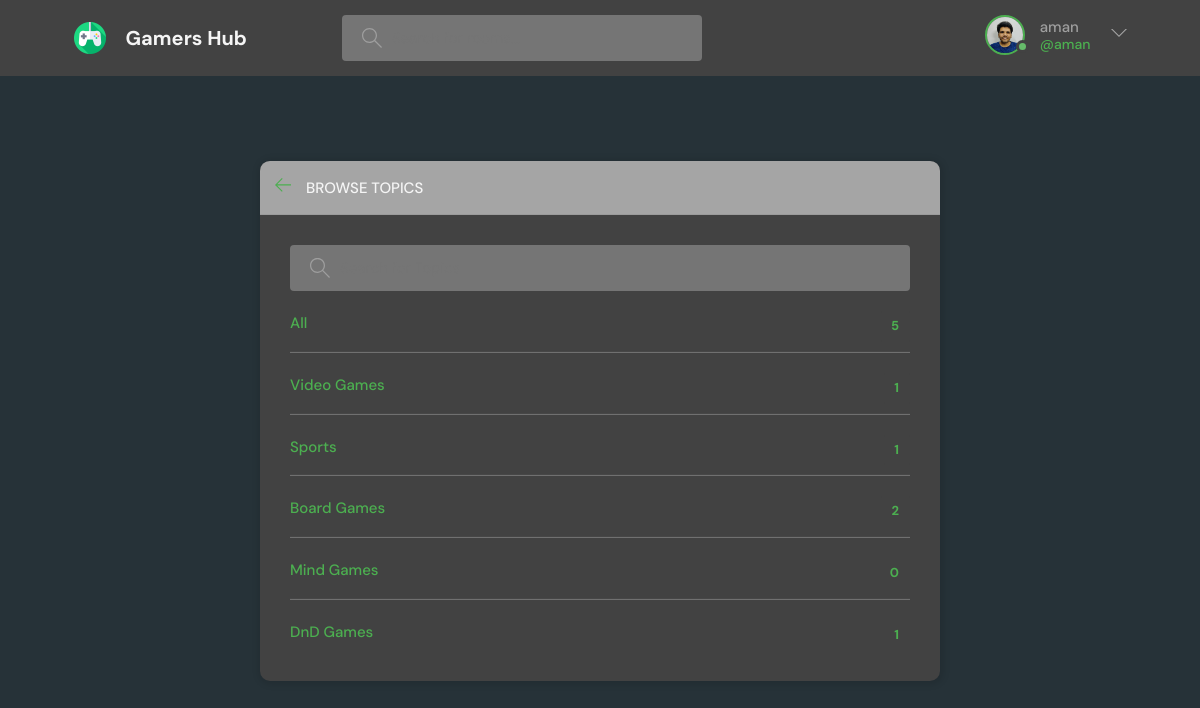
/topics/ (signed in), run on the app's committed database.
### base/models.py (models this page shows, shortened)
class User(AbstractUser):
    name = models.CharField(max_length=200, null=True)
    email = models.EmailField(null=True, unique=True)
    bio = models.TextField(null=True)
    avatar = models.ImageField(null=True, default="avatar.svg")
    USERNAME_FIELD = 'email'
    REQUIRED_FIELDS = []

class Topic(models.Model):
    name = models.CharField(max_length=200)

### base/views.py (the view)
# urls.py: path('topics/', views.topicsPage, name="topics_name"),
def topicsPage(request):
    query = request.GET.get('query')
    topics=Topic.objects.filter()
    rooms=Room.objects.filter()
    if query:
        topics=Topic.objects.filter(
            Q(name__icontains=query) |
            Q(description__icontains=query))
    topics=Topic.objects.all()
    context={'rooms_count':rooms.count(), 'topics':topics}
    return render(request, 'base/topics.html', context)

### base/templates/base/topics.html (shortened to what this page needs)
{% extends 'main.html' %}
{% block content %}
<main class="create-room layout">
  <div class="container">
    <div class="layout__box">
      <div class="layout__boxHeader">
        <div class="layout__boxTitle">
          <a href="{% url 'home_name' %}">
            <svg version="1.1" xmlns="http://www.w3.org/2000/svg" width="32" height="32" viewBox="0 0 32 32">
              <title>arrow-left</title>
              <path
                d="M13.723 2.286l-13.723 13.714 13.719 13.714 1.616-1.611-10.96-10.96h27.625v-2.286h-27.625l10.965-10.965-1.616-1.607z"
              ></path>
            </svg>
          </a>
          <h3 style="margin-right: auto;">Browse Topics </h3>
        </div>
      </div>
      <div class="topics-page layout__body">
        <form class="header__search">
          <label>
            <input name="query" action="" method="GET" placeholder="Search for Topics" />
          </label>
        </form>
        <ul class="topics__list">
          <li>
            <a href="/" class="active">All <span>{{rooms_count}}</span></a>
          </li>
          {% for topic in topics %}
          <li>
            <a href="{% url 'home_name' %}?query={{topic.name}}" class="active">{{topic.name}}<span>{{topic.room_set.all.count}}</span></a>
          </li>
          {% endfor %}
        </ul>
      </div>
    </div>
  </div>
</main>
{% endblock content %}

### templates/navbar.html (shortened to what this page needs)
{% load static %}
<header class="header header--loggedIn">
  <div class="container">
    <a href="{% url 'home_name' %}" class="header__logo">
      <img src="{% static 'images/logo.png' %}" />
      <h1>Gamers Hub</h1>
    </a>
    <form class="header__search" action="{% url 'home_name' %}" method="GET">
      <label>
        <input type="text" name="query" placeholder="Search for rooms..." />
      </label>
    </form>
    <nav class="header__menu">
      {% if request.user.is_authenticated %}
        <div class="header__user">
          <a href="{% url 'userProfile_name' user.username %}">
            <div class="avatar avatar--medium active">
              <img src="{{request.user.avatar.url}}" />
            </div>
            <p>{{request.user.username}} <span>@{{request.user.username}}</span></p>
          </a>
          <button class="dropdown-button">
            <svg version="1.1" xmlns="http://www.w3.org/2000/svg" width="32" height="32" viewBox="0 0 32 32">
              <title>chevron-down</title>
              <path d="M16 21l-13-13h-3l16 16 16-16h-3l-13 13z"></path>
            </svg>
          </button>
        </div>
      {% else %}
        <a href="{% url 'login_name' %}">
          <img src="{% static 'images/avatar.svg' %}" />
          <p>Login</p>
        </a>
      {% endif %}
    </nav>
  </div>
</header>

### static/styles/style.css (style rules this page uses)
:root { --color-main: #4caf50; --color-main-light: #c8e6c9; --color-dark: #424242; --color-dark-medium: #757575; --color-dark-light: #a5a5a5; --color-light: #f5f5f5; --color-gray: #9e9e9e; --color-light-gray: #bdbdbd; --color-bg: #263238; --color-success: #66bb6a; --color-error: #ef5350; }
* { font-family: "DM Sans", -apple-system, BlinkMacSystemFont, "Segoe UI", Roboto, Oxygen, Ubuntu, Cantarell, "Open Sans", "Helvetica Neue", sans-serif; margin: 0; padding: 0; box-sizing: border-box; text-rendering: optimizeLegibility; font-size: inherit; }
html { font-size: 56.25%; }
@media only screen and (min-width: 1200px) { html { font-size: 62.5%; } }
body { line-height: 1.6; font-weight: 400; font-size: 1.5rem; color: var(--color-light-gray); background-color: var(--color-bg); min-height: 100vh; }
img { width: 100%; }
a { display: inline-block; color: var(--color-main); text-decoration: none; }
.container { max-width: 120rem; width: 90%; margin: auto; }
.avatar { position: relative; display: inline-block; border-radius: 50%; border: 2px solid var(--color-main); }
.avatar img { display: block; border-radius: 50%; object-fit: cover; object-position: center; }
.avatar::after { content: ""; display: block; position: absolute; background-color: var(--color-gray); z-index: 111; border-radius: 50%; border: 0.3rem solid var(--color-dark); }
.avatar.active::after { background-color: var(--color-success); }
.avatar.avatar--medium img { width: 3.6rem; height: 3.6rem; border-radius: 50%; }
.avatar.avatar--medium:after { width: 0.7rem; height: 0.7rem; bottom: 0px; right: -6px; }
.header { padding: 1.5rem; background-color: var(--color-dark); }
.header > .container { display: flex; gap: 9.5rem; }
.header__logo, .header__user { display: flex; gap: 2rem; align-items: center; }
.header__logo > img { height: 3.2rem; width: 3.2rem; }
.header__logo > h1 { font-weight: 700; font-size: 2rem; color: var(--color-light); }
.header__search > label { background-color: var(--color-dark-medium); padding: 1.3rem 1rem; display: flex; align-items: center; gap: 1rem; border-radius: 4px; }
.header__search svg { fill: var(--color-gray); width: 2rem; height: 2rem; margin-left: 1rem; }
.header__search input { width: 30rem; background: transparent; border: none; outline: none; color: var(--color-light); }
.header__menu { margin-left: auto; position: relative; }
.header__menu a { display: flex; gap: 1.5rem; align-items: center; font-weight: 500; text-decoration: none; color: var(--color-gray); }
.header__menu img { height: 3.6rem; }
.header__menu p { line-height: 1.2; }
.header__menu span { color: var(--color-main); font-weight: 500; font-size: 1.4rem; display: block; }
.header__menu svg { width: 1.6rem; height: 1.6rem; fill: var(--color-dark-light); }
.dropdown-button { background: transparent; border: 0; outline: 0; cursor: pointer; }
.layout { margin-top: 2.4rem; }
.layout > .container { display: flex; justify-content: space-between; align-items: flex-start; }
.layout__box { width: 90%; max-width: 48rem; min-height: 40rem; position: absolute; top: 50%; left: 50%; transform: translate(-50%, -46%); background-color: var(--color-dark); border-radius: 1rem; box-shadow: 1px 1px 6px 3px rgba(0, 0, 0, 0.1); overflow: hidden; }
.layout__boxHeader { display: flex; padding: 1.5rem; background-color: var(--color-dark-light); }
.layout__boxTitle { display: flex; gap: 1.5rem; align-items: center; }
.layout__boxTitle h3 { text-transform: uppercase; font-weight: 500; color: var(--color-light); }
.layout__boxTitle svg { width: 1.6rem; height: 1.6rem; fill: var(--color-main); }
.layout__body { margin: 3rem; }
.topics__list { list-style: none; }
.topics__list li a { display: flex; justify-content: space-between; margin-bottom: 3rem; font-weight: 500; color: var(--color-light-gray); transition: all 0.3s ease-in-out; }
.topics__list li a.active, .topics__list li a:hover { color: var(--color-main); }
.topics__list li a span { padding: 0.5rem 1rem; background-color: var(--color-dark); border-radius: 3px; font-size: 1.3rem; font-weight: 700; letter-spacing: 1px; }
.topics-page .topics__list li:not(:last-child) a { margin: 2rem 0; padding-bottom: 1rem; text-decoration: none; border-bottom: 1px solid var(--color-dark-medium); }
.topics-page .header__search { display: block; }
.create-room.layout .layout__box { max-width: 68rem; }

### data on the page
User: user.avatar (picture), user.username "aman"
Topic: name "Video Games", room_set.all.count "1"
Topic: name "Sports", room_set.all.count "1"
Topic: name "Board Games", room_set.all.count "2"
Topic: name "Mind Games", room_set.all.count "0"
Topic: name "DnD Games", room_set.all.count "1"

### other printed values
{{ rooms_count }} "5"
